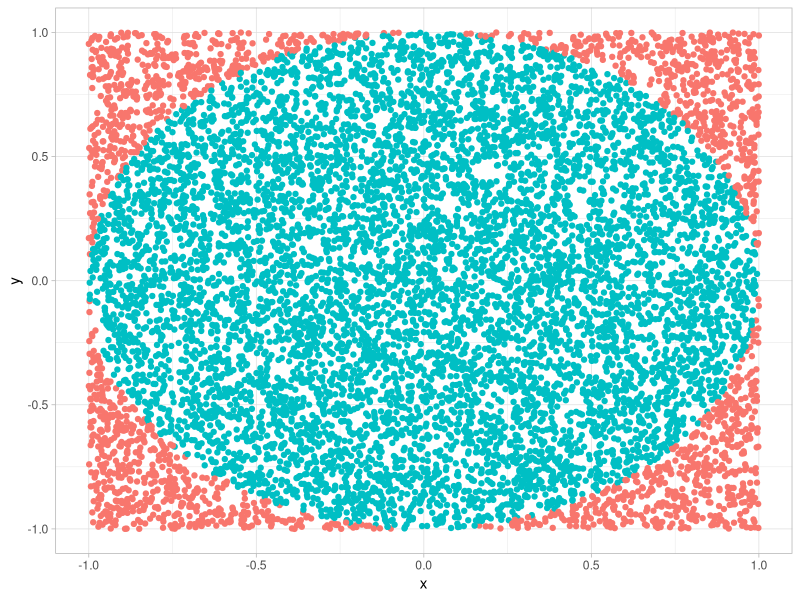

Generate this figure with R:
## ---- chunk 1
#| echo: false
library(ggplot2)
library(dplyr)
## ---- chunk 2
#| echo: true

pi_samp <- function(n) {
  res <- numeric(n)
  for (i in seq_len(n)) {
    x <- runif(1000)
    y <- runif(1000)
    tmp <- (x^2 + y^2) <= 1
    res[[i]] <-4 * mean(tmp)
  }
  mean(res)
}

pi_samp(1000)
## ---- chunk 3
df <- tibble(x = runif(10000, -1, 1),
             y = runif(10000, -1, 1)) %>%
  mutate(within = ((x^2 + y^2) <= 1))

ggplot(df, aes(x, y)) +
  geom_point(aes(color = within)) +
  scale_x_continuous(limits = c(-1, 1)) +
  scale_y_continuous(limits = c(-1, 1)) +
  theme_light() +
  guides(color = "none")

mean(df$within) * 4
